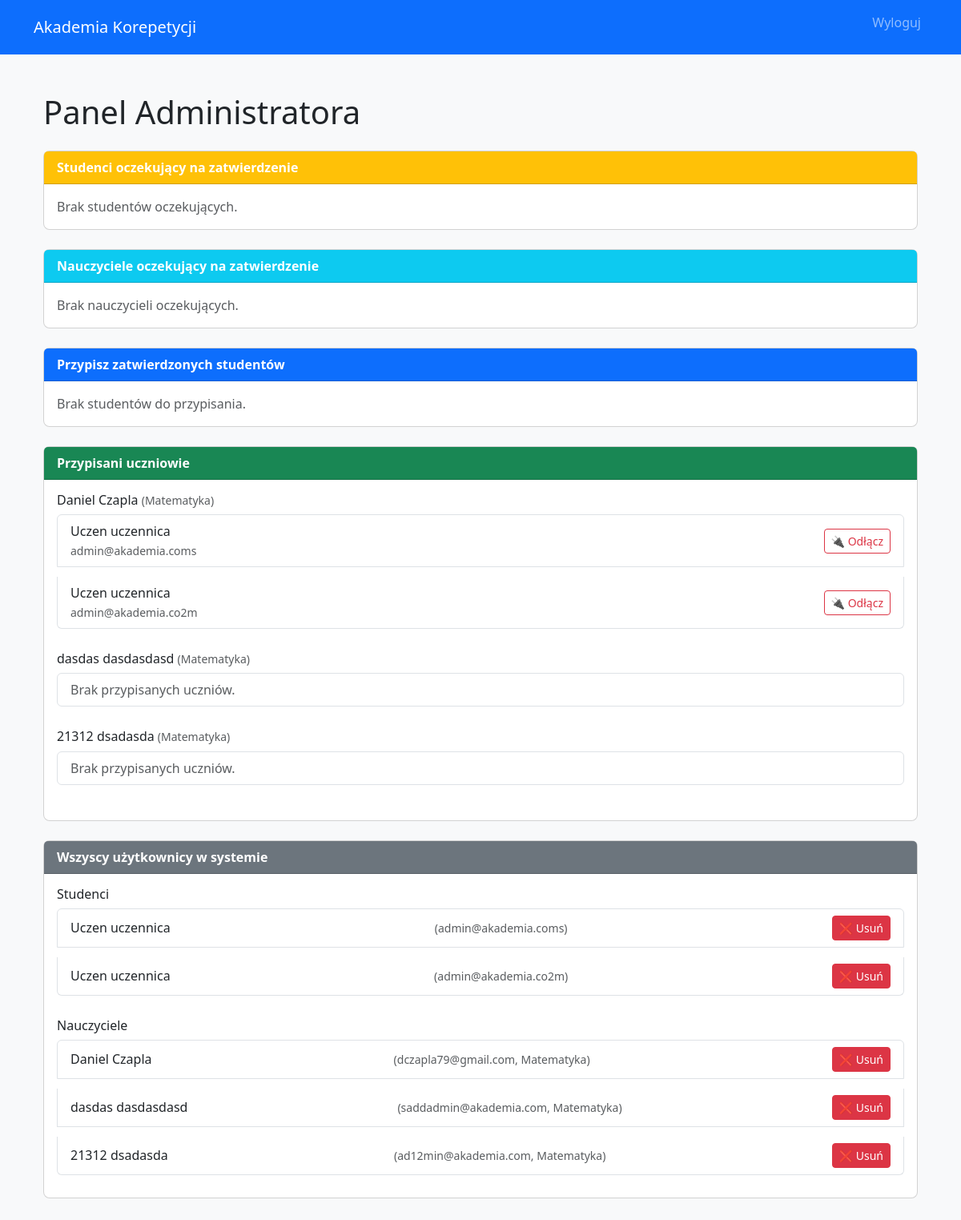
Screenshot of /dashboard (signed in) with the database file from the repository.
### app/models.py (models this page shows)
class UserBase(db.Model):
    __abstract__ = True
    id = db.Column(db.Integer, primary_key=True)
    name = db.Column(db.String(15), nullable=False)
    surname = db.Column(db.String(15), nullable=False)
    email = db.Column(db.String(30), unique=True, nullable=False)
    password = db.Column(db.String(128), nullable=False)

class Teacher(UserBase, UserMixin):
    __tablename__ = 'teachers'
    subject = db.Column(db.String(50))
    approved = db.Column(db.Boolean, default=False)

class Student(UserBase, UserMixin):
    __tablename__ = 'students'
    approved = db.Column(db.Boolean, default=False)
    teacher_id = db.Column(db.Integer, db.ForeignKey('teachers.id'), nullable=True)
    teacher    = db.relationship('Teacher', backref='students', lazy=True)

### app/routes.py (the view)
@app.route('/dashboard')
@login_required
def dashboard():
    if isinstance(current_user, Teacher):
        students = current_user.students
        return render_template('teacher_dashboard.html',
                               teacher=current_user,
                               students=students)
    elif isinstance(current_user, Student):
        tasks = Task.query.filter_by(student_id=current_user.id).all()
        return render_template('student_dashboard.html', student=current_user, tasks=tasks)
    elif isinstance(current_user, Administrator):
        return admin_dashboard()
    return "Nieznany typ użytkownika", 400

### app/routes.py (called while the page is built)
@login_manager.user_loader
def load_user(user_id):
    role = session.get('role')
    if role == 'teacher':
        return Teacher.query.get(int(user_id))
    elif role == 'student':
        return Student.query.get(int(user_id))
    elif role == 'administrator':
        return Administrator.query.get(int(user_id))
    return None

### templates/admin_dashboard.html (shortened to what this page needs)
{% extends 'base.html' %}
{% block content %}
<div class="container py-4">
  <h1 class="mb-4">Panel Administratora</h1>
  <div class="card mb-4">
    <div class="card-header bg-warning text-white">
      <strong>Studenci oczekujący na zatwierdzenie</strong>
    </div>
    <div class="card-body">
      {% if pending_students %}
        <ul class="list-group">
          {% for s in pending_students %}
            <li class="list-group-item d-flex justify-content-between align-items-center">
              <div>
                {{ s.name }} {{ s.surname }}<br>
                <small class="text-muted">{{ s.email }}</small>
              </div>
              <form method="POST" action="{{ url_for('admin_dashboard') }}" class="mb-0">
                <input type="hidden" name="student_id" value="{{ s.id }}">
                <button name="action" value="approve_student" class="btn btn-sm btn-success me-1">✅ Zatwierdź</button>
                <button name="action" value="delete_student"   class="btn btn-sm btn-danger">❌ Usuń</button>
              </form>
            </li>
          {% endfor %}
        </ul>
      {% else %}
        <p class="text-muted mb-0">Brak studentów oczekujących.</p>
      {% endif %}
    </div>
  </div>
  <div class="card mb-4">
    <div class="card-header bg-info text-white">
      <strong>Nauczyciele oczekujący na zatwierdzenie</strong>
    </div>
    <div class="card-body">
      {% if pending_teachers %}
        <ul class="list-group">
          {% for t in pending_teachers %}
            <li class="list-group-item d-flex justify-content-between align-items-center">
              <div>
                {{ t.name }} {{ t.surname }}<br>
                <small class="text-muted">{{ t.email }}</small>
              </div>
              <form method="POST" action="{{ url_for('admin_dashboard') }}" class="mb-0">
                <input type="hidden" name="teacher_id" value="{{ t.id }}">
                <button name="action" value="approve_teacher" class="btn btn-sm btn-success me-1">✅ Zatwierdź</button>
                <button name="action" value="delete_teacher"   class="btn btn-sm btn-danger">❌ Usuń</button>
              </form>
            </li>
          {% endfor %}
        </ul>
      {% else %}
        <p class="text-muted mb-0">Brak nauczycieli oczekujących.</p>
      {% endif %}
    </div>
  </div>
  <div class="card mb-4">
    <div class="card-header bg-primary text-white">
      <strong>Przypisz zatwierdzonych studentów</strong>
    </div>
    <div class="card-body">
      {% if unassigned_students %}
        <ul class="list-group">
          {% for s in unassigned_students %}
            <li class="list-group-item d-flex flex-wrap align-items-center">
              <div class="flex-grow-1 mb-2 mb-sm-0">
                <strong>{{ s.name }} {{ s.surname }}</strong><br>
                <small class="text-muted">{{ s.email }}</small>
              </div>
              <form method="POST" action="{{ url_for('admin_dashboard') }}" class="d-flex align-items-center mb-0">
                <input type="hidden" name="student_id" value="{{ s.id }}">
                <select name="teacher_id" class="form-select form-select-sm me-2" required>
                  <option value>— wybierz nauczyciela —</option>
                  {% for t in approved_teachers %}
                    <option value="{{ t.id }}">{{ t.name }} {{ t.surname }} ({{ t.subject }})</option>
                  {% endfor %}
                </select><button name="action" value="assign_student" class="btn btn-outline-primary btn-sm">Przypisz</button>
              </form>
            </li>
          {% endfor %}
        </ul>
      {% else %}
        <p class="text-muted mb-0">Brak studentów do przypisania.</p>
      {% endif %}
    </div>
  </div>
  <div class="card mb-4">
    <div class="card-header bg-success text-white">
      <strong>Przypisani uczniowie</strong>
    </div>
    <div class="card-body">
      {% if approved_teachers %}
        {% for t in approved_teachers %}
          <h6>{{ t.name }} {{ t.surname }} <small class="text-muted">({{ t.subject }})</small></h6>
          <ul class="list-group mb-3">
            {% if t.students %}
              {% for s in t.students %}
                <li class="list-group-item d-flex justify-content-between align-items-center">
                  <div>
                    {{ s.name }} {{ s.surname }}<br>
                    <small class="text-muted">{{ s.email }}</small>
                  </div>
                  <form method="POST" action="{{ url_for('admin_dashboard') }}" class="mb-0">
                    <button name="action" value="unassign_student" class="btn btn-sm btn-outline-danger">
                      🔌 Odłącz
                    </button>
                  </form>
                </li>
              {% endfor %}
            {% else %}
              <li class="list-group-item text-muted">Brak przypisanych uczniów.</li>
            {% endif %}
          </ul>
        {% endfor %}
      {% else %}
        <p class="text-muted mb-0">Brak zatwierdzonych nauczycieli.</p>
      {% endif %}
    </div>
  </div>
  <div class="card mb-4">
    <div class="card-header bg-secondary text-white">
      <strong>Wszyscy użytkownicy w systemie</strong>
    </div>
    <div class="card-body">
      <h6>Studenci</h6>
      {% if assigned_students %}
        <ul class="list-group mb-3">
          {% for s in assigned_students %}
            <li class="list-group-item d-flex justify-content-between align-items-center">
              {{ s.name }} {{ s.surname }} <small class="text-muted">({{ s.email }})</small>
              <form method="POST" action="{{ url_for('admin_dashboard') }}" class="mb-0">
                <button name="action" value="delete_student" class="btn btn-sm btn-danger">
                  ❌ Usuń
                </button>
              </form>
            </li>
          {% endfor %}
        </ul>
      {% else %}
        <p class="text-muted">Brak studentów w systemie.</p>
      {% endif %}
      <h6>Nauczyciele</h6>
      {% if approved_teachers %}
        <ul class="list-group">
          {% for t in approved_teachers %}
            <li class="list-group-item d-flex justify-content-between align-items-center">
              {{ t.name }} {{ t.surname }} <small class="text-muted">({{ t.email }}, {{ t.subject }})</small>
              <form method="POST" action="{{ url_for('admin_dashboard') }}" class="mb-0">
                <button name="action" value="delete_teacher" class="btn btn-sm btn-danger">
                  ❌ Usuń
                </button>
              </form>
            </li>
          {% endfor %}
        </ul>
      {% else %}
        <p class="text-muted">Brak nauczycieli w systemie.</p>
      {% endif %}
    </div>
  </div>
</div>
{% endblock %}

### templates/base.html (shortened to what this page needs)
<!DOCTYPE html>
<html lang="pl">
  <head>
    <link
      href="https://cdn.jsdelivr.net/npm/bootstrap@5.3.0/dist/css/bootstrap.min.css"
      rel="stylesheet"
 />
    <link rel="stylesheet"
      href="{{ url_for('static', filename='styles.css') }}" />
  </head>
  <body class="bg-light">
    <nav class="navbar navbar-expand-lg navbar-dark bg-primary mb-4">
      <div class="container">
        <a class="navbar-brand" href="{{ url_for('home') }}">Akademia
          Korepetycji</a>
        <div class="collapse navbar-collapse">
          <ul class="navbar-nav ms-auto">
            {% if current_user.is_authenticated %}
            <li class="nav-item">
              <a class="nav-link" href="{{ url_for('logout') }}">Wyloguj</a>
            </li>
            {% endif %}
          </ul>
        </div>
      </div>
    </nav>
    <div class="container">
      {% block content %}{% endblock %}
    </div>
  </body>
</html>

### static/styles.css (style rules this page uses)
body { font-family: 'Segoe UI', sans-serif; }
.card { border-radius: 0.5rem; }
ul { padding-left: 1.25rem; }
ul li { margin-bottom: 0.75rem; }

### rows the page displays
Teacher: name "Daniel", surname "Czapla", subject "Matematyka", email "dczapla79@gmail.com"
Student: name "Uczen", surname "uczennica", email "admin@akademia.coms"
Student: name "Uczen", surname "uczennica", email "admin@akademia.co2m"
Teacher: name "dasdas", surname "dasdasdasd", subject "Matematyka", shows "Brak przypisanych uczniów.", email "saddadmin@akademia.com"
Teacher: name "21312", surname "dsadasda", subject "Matematyka", shows "Brak przypisanych uczniów.", email "ad12min@akademia.com"
